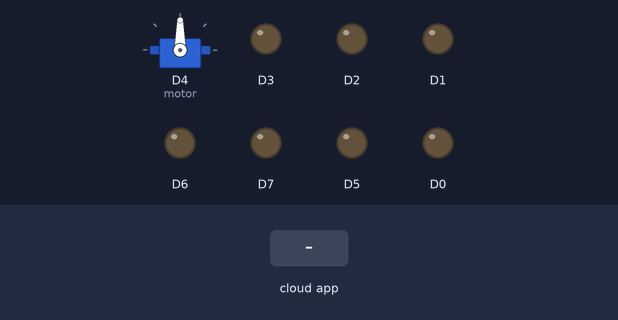
Bench run of a sketch on a simulated ESP8266 (NodeMCU). Shown: servo, output pins drawn as LEDs (lit = HIGH). Inputs (shaded band) come from the test bench. WiFi joins after 1.5 s; servers stay silent unless stated; the Firebase database answers and starts empty; pins used as bus, display or sensor lines are not drawn; what the sketch prints to the serial monitor is not drawn.

Above: at 3.7 s.
3.8 s: the phone or cloud app sets Command to 2
At 5.0 s:
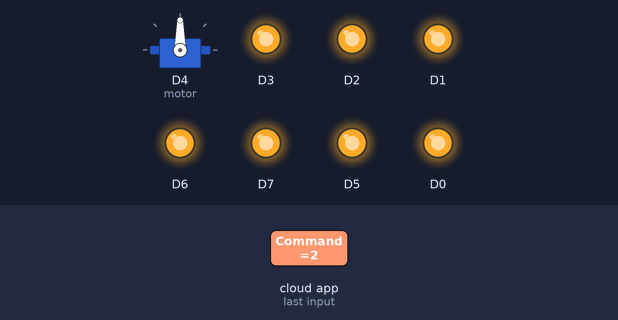
5.3 s: the phone or cloud app sets Command to 5
At 6.3 s:
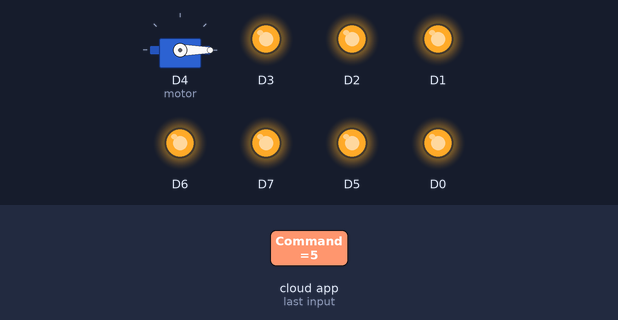
6.8 s: the phone or cloud app sets Command to 3
At 7.5 s:
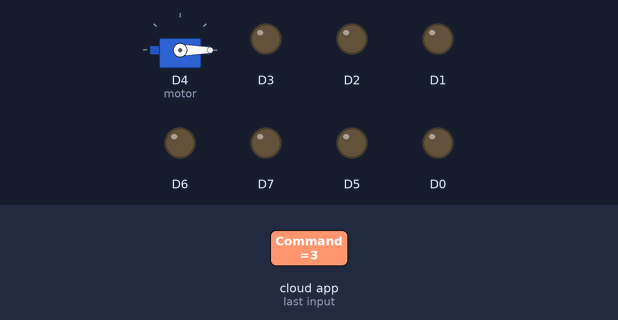
8.3 s: the phone or cloud app sets Command to 4
At 8.7 s:
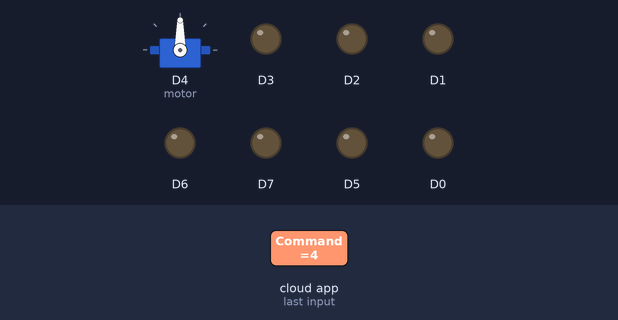
Timing chart, 0 to 10.8 s (numbered marks = the images above; inputs shaded):
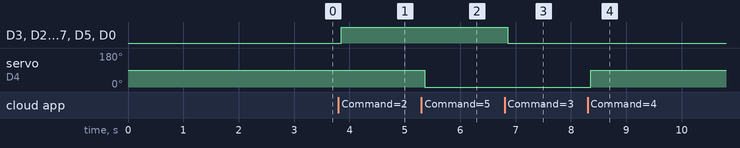

The sketch:

Arduino.ino
```cpp
#include <ESP8266WiFi.h>
#include <FirebaseArduino.h>

#include <Servo.h>
Servo motor;

const char *ssid = "XXX";                 // SSID of the wireless network to be connected
const char *password = "XXX";             // Password of the wireless network to be connected

#define FIREBASE_HOST "XXXXXXX"                 // firebase project location
#define FIREBASE_AUTH "XXXXXXX"                 // firebase database secrets


//------------------------------------------------------------------------------------
void setup()
{
  pinMode(D0,OUTPUT);
  pinMode(D1,OUTPUT);
  pinMode(D2,OUTPUT);
  pinMode(D3,OUTPUT);
  pinMode(D4,OUTPUT);
  pinMode(D5,OUTPUT);
  pinMode(D6,OUTPUT);
  pinMode(D7,OUTPUT);


  motor.attach(D4);        // Servo connected to D4 pin

  pinMode(2,OUTPUT);
  Serial.begin(115200);
  delay(1000);
  WiFi.mode(WIFI_STA);                        // ESP8266 is being switched to station mode.
  WiFi.begin(ssid, password);

  Serial.print("Connecting");
  while (WiFi.status() != WL_CONNECTED)       //Waiting until wifi connection is established.
  {
    delay(500);
    Serial.print(".");
  }

  Serial.println("");
  Serial.println("Connected");

  Serial.print("Received IP address: ");
  Serial.println(WiFi.localIP());             // IP address received from the wireless network

  Firebase.begin(FIREBASE_HOST, FIREBASE_AUTH);
}
//------------------------------------------------------------------------------------
void loop()
{
  String command;
  command=Firebase.getString("Command");         // Read Command information from Firebase
  if(command=="1"){
     digitalWrite(2,LOW);
  }
  else if(command=="0"){
     digitalWrite(2, HIGH);
  }
  else if(command=="2"){
     digitalWrite(D0,HIGH);
     digitalWrite(D1,HIGH);
     digitalWrite(D2,HIGH);
     digitalWrite(D3,HIGH);
     digitalWrite(D4,HIGH);
     digitalWrite(D5,HIGH);
     digitalWrite(D6,HIGH);
     digitalWrite(D7,HIGH);
  }
  else if(command=="3"){
     digitalWrite(D0,LOW);
     digitalWrite(D1,LOW);
     digitalWrite(D2,LOW);
     digitalWrite(D3,LOW);
     digitalWrite(D4,LOW);
     digitalWrite(D5,LOW);
     digitalWrite(D6,LOW);
     digitalWrite(D7,LOW);
  }
  else if(command=="4"){
    motor.write(90);                  // change the angle of the motor
  }
  else if(command=="5"){
    motor.write(0);                  // change the angle of the motor
  }
}
```

Measured:
- after the input at 3.8 s, D3, D2, D1, D6, D7, D5, D0: LOW → HIGH after 0.05 s
- after the input at 5.3 s, servo on D4 (motor): 90° → 0° after 0.06 s
- after the input at 6.8 s, D3, D2, D1, D6, D7, D5, D0: HIGH → LOW after 0.06 s
- after the input at 8.3 s, servo on D4 (motor): 0° → 90° after 0.06 s
